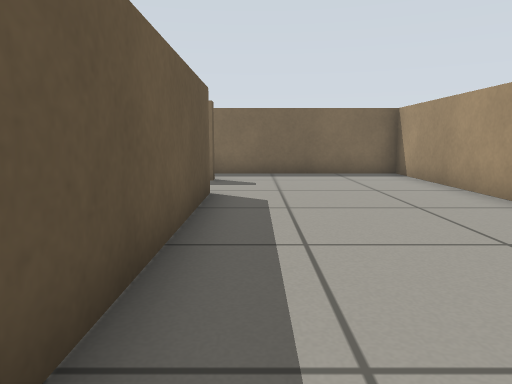
View 1 (above)

13 first-person views from a walk through a world built for the Gazebo simulator. The camera is 0.51 m above the floor, tilts 8° down and sees 70° across. The floor is counted in squares, 0.5 m on a side. Each view is taken from the middle of a square. On the plan, view 1 faces up. The plan holds only what a view shows up to about 13 squares ahead; the rest is blank.

View 2
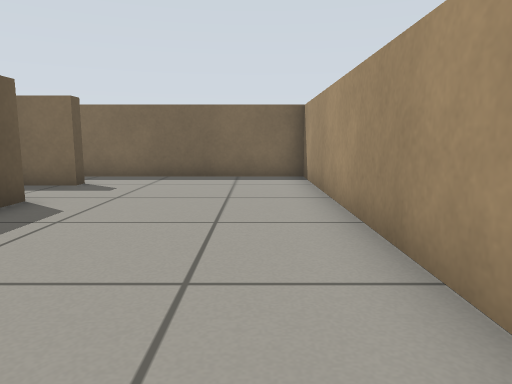

View 3
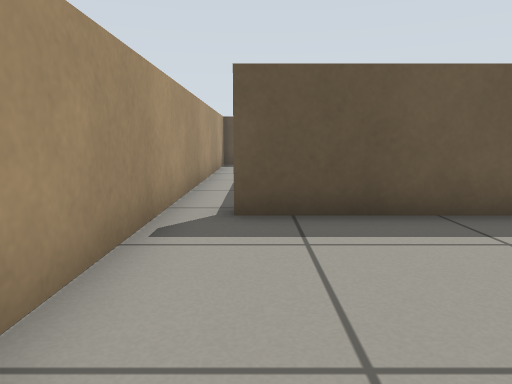

View 4
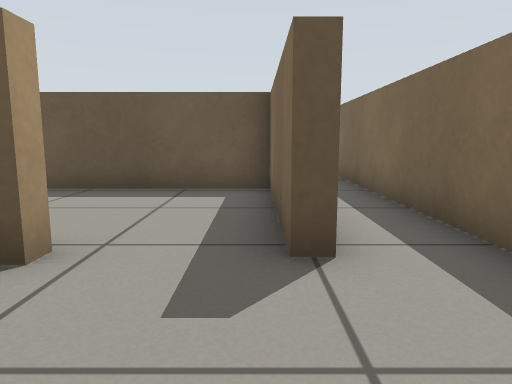

View 5
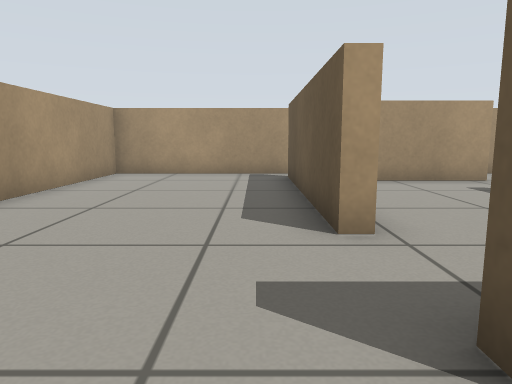

View 6
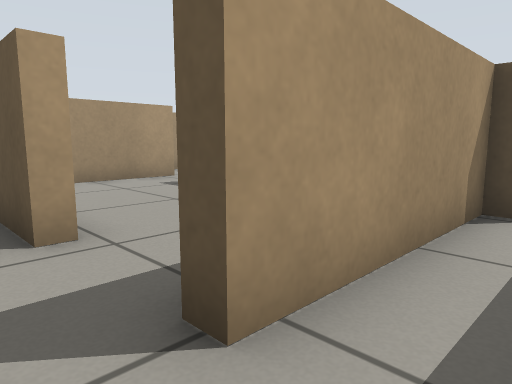

View 7
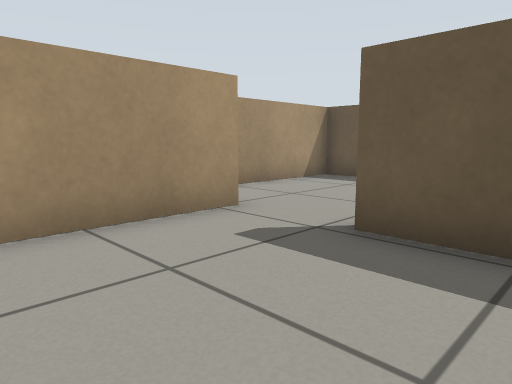

View 8
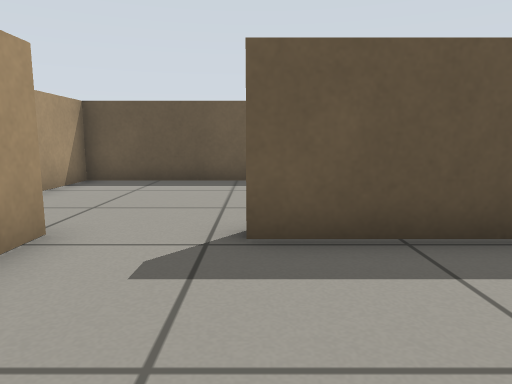

View 9
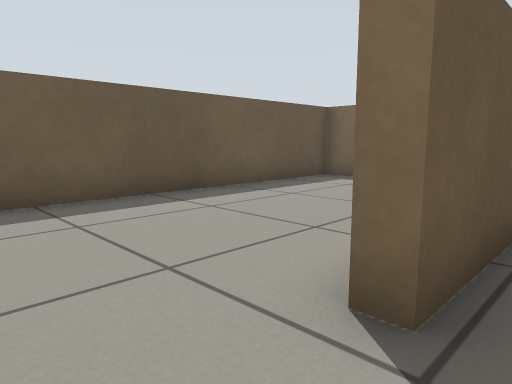

View 10
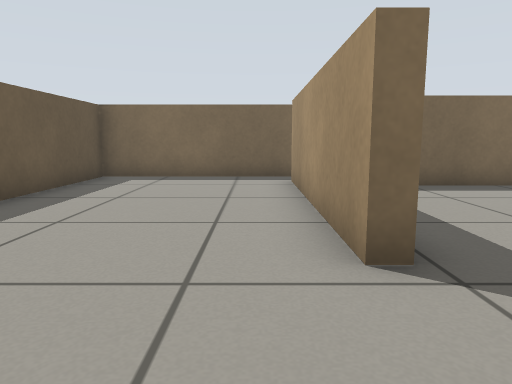

View 11
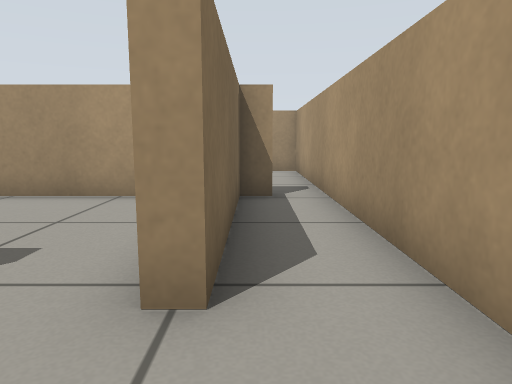

View 12
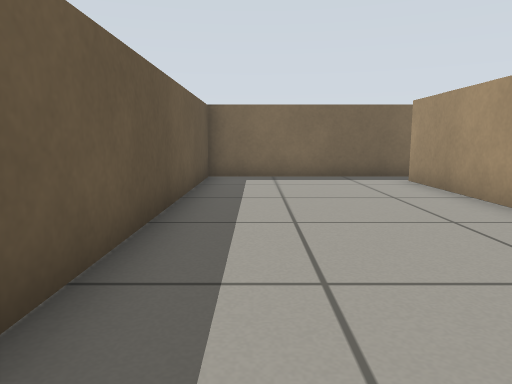

View 13
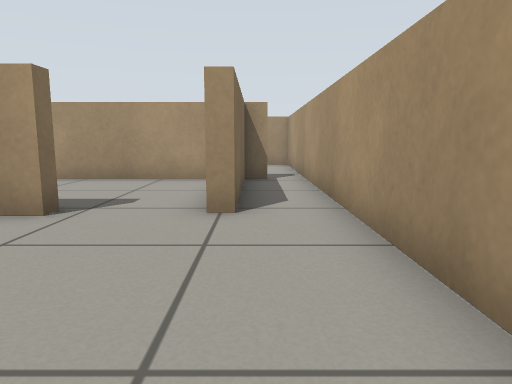

### Floor plan
Points are (right, up) in squares from view 1. A wall is a line through its corners. A room is listed if a view was taken in it or the views show most of it. See-through windows are left out.
Room 1 (views 1, 2, 3, 4, 5, 6)
walls: (-1.4, 7.1) (-0.9, 7.1) (-0.9, 0.6); (-1.3, 1.3) (-5.9, 1.3); (-5.7, 10.1) (-5.7, 9.7) (-1.1, 9.7) (-1.1, 9.3); (-5.6, -0.4) (4.4, -0.4) (4.4, 11.4) (-6.6, 11.4)
ways out: opening at (-2, 8) to room 2; opening at (-7, 11) to room 3; opening at (-6, 0) to room 3
Room 2 (views 7, 8, 9)
walls: (-5.9, 1.7) (-2.6, 1.7); (-1.3, 2.2) (-1.3, 6.4); (-1.1, 9.3) (-5.7, 9.3) (-5.7, 3.9)
ways out: opening at (-2, 8) to room 1; opening at (-6, 2.5) to room 3
Room 3 (views 10, 11, 12, 13)
walls: (-5.7, 3.9) (-6.1, 3.9) (-6.1, 10.4); (-5.9, 1.3) (-5.9, 1.7); (-6.6, 11.4) (-11.3, 11.4) (-11.3, -0.4) (-5.6, -0.4)
ways out: opening at (-7, 11) to room 1; opening at (-6, 0) to room 1; opening at (-6, 2.5) to room 2

Where each view was taken, in squares from view 1:
view 1: 0 up, 0 right, facing up
view 2: 1 up, 3 right, facing up
view 3: 1 up, 4 right, facing left
view 4: 9 up, 2 right, facing left
view 5: 11 up, 0 right, facing down
view 6: 11 up, 0 right, facing down-left
view 7: 6 up, 2 left, facing down-left
view 8: 4 up, 2 left, facing left
view 9: 2 up, 5 left, facing up-left
view 10: 1 up, 7 left, facing up
view 11: 1 up, 8 left, facing right
view 12: 1 up, 10 left, facing up
view 13: 1 up, 11 left, facing right
